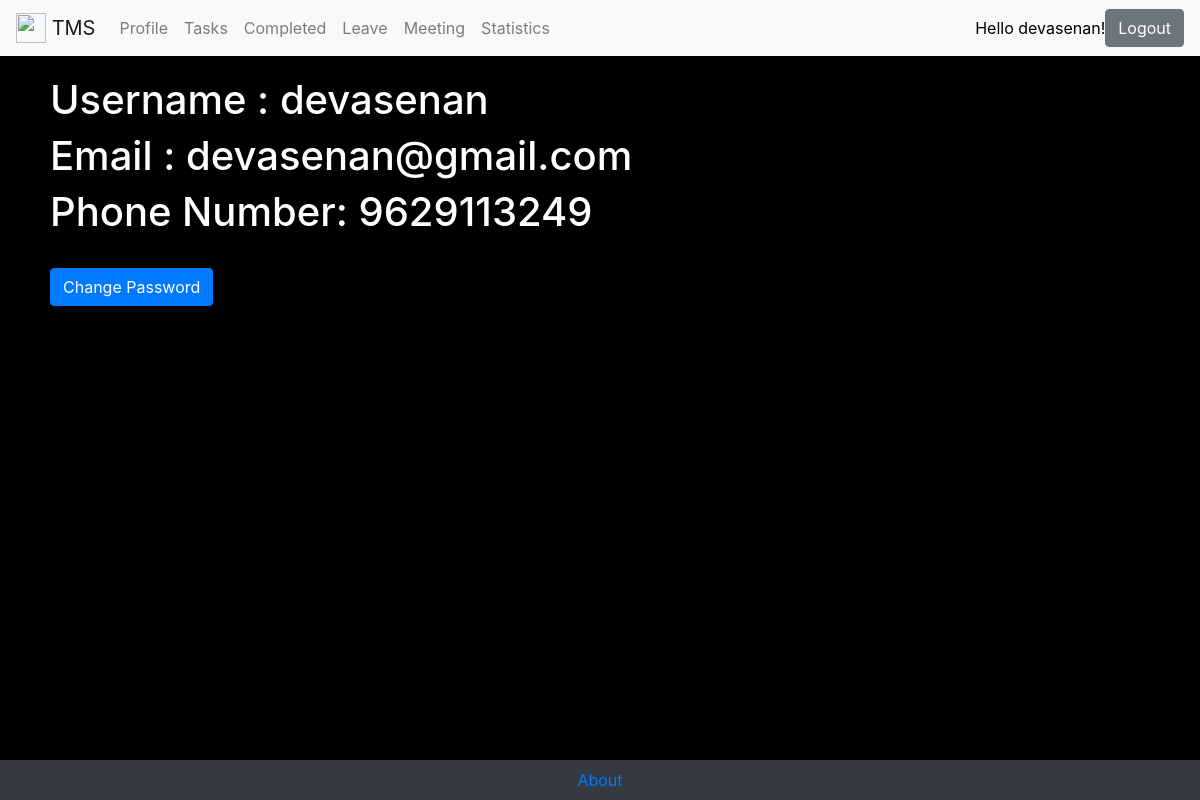
Screenshot of /task/profile (signed in) with the database file from the repository.
### register/models.py (models this page shows, shortened)
class UserAccount(AbstractBaseUser):
    email = models.EmailField(unique=True)
    username = models.CharField(max_length=150, unique=True)
    date_joined = models.DateTimeField(verbose_name='date joined', auto_now_add=True)
    last_login = models.DateTimeField(verbose_name='last login', auto_now=True)
    is_active = models.BooleanField(default=True)
    is_staff = models.BooleanField(default=False)
    is_admin = models.BooleanField(default=False)
    is_superuser = models.BooleanField(default=False)
    timestamp = models.DateTimeField(auto_now_add=True)
    phone = models.IntegerField(verbose_name='phone number', unique=True)
    USERNAME_FIELD = 'username' # this should be used to login
    REQUIRED_FIELDS = ['email', 'phone']
    objects = UserManager()

### tasks/views.py (the view)
# urls.py: path('profile', views.profile, name="profile"),
def profile(request):
    return render(request, 'tasks/profile.html')

### tasks/templates/tasks/profile.html
{% extends 'tasks/main.html' %}
{% block content %}
<h1>Username :   {{user.username}}</h1>
<h1>Email :  {{user.email}}</h1>
<h1>Phone Number: {{user.phone}}</h1><br>
<a href="{% url 'reset_password' %}"><button class="btn btn-primary">Change Password</button></a>
{% endblock %}

### tasks/templates/tasks/main.html (shortened to what this page needs)
<!doctype html>
<html lang="en">
<head>
    <link rel="stylesheet" href="https://stackpath.bootstrapcdn.com/bootstrap/4.5.0/css/bootstrap.min.css"
>
</head>
<body style="background-color: black; color: white;">
    <nav class="navbar navbar-expand-lg navbar-light bg-light" style="color:black ;">
        <a class="navbar-brand" href="{% url 'tasks:home' %}">
            <img src="*" width="30" height="30" class="d-inline-block align-top" alt=""> <span> TMS</span>
        </a>
        <div class="collapse navbar-collapse" id="navbarSupportedContent" style="color:black ;">
            <ul class="navbar-nav mr-auto">
                {% if user.is_authenticated %}
                <li class="nav-item">
                    <a class="nav-link" href="{% url 'tasks:profile' %}">Profile</a>
                </li>
                <li class="nav-item">
                    <a class="nav-link" href="{% url 'tasks:home' %}">Tasks</a>
                </li>
                <li class="nav-item">
                    <a class="nav-link" href="{% url 'tasks:completedtodos' %}">Completed</a>
                </li>
                <li class="nav-item">
                    <a class="nav-link" href="{% url 'leave:currentleave' %}">Leave</a>
                </li>
                <li class="nav-item">
                    <a class="nav-link" href="{% url 'meeting:currentmeetings' %}">Meeting</a>
                </li>
                <li class="nav-item">
                    <a class="nav-link" href="{% url 'stats:stats' %}">Statistics</a>
                </li>
            </ul>
            Hello {{user.username}}!
            <form action="{% url 'logout' %}" method="POST" class="form-inline my-2 my-lg-0">
                <button class="btn btn-secondary my-2 my-sm-0" type="submit">Logout</button>
            </form>
            {% endif %}
        </div>
    </nav>
    <div class="container" style="margin-bottom: 100px; padding: 20px;">
    {% block content %}
    {% endblock %}
    </div>
    <nav class="navbar fixed-bottom navbar-dark bg-dark justify-content-center">
        <a href="https://devasenan134.pythonanywhere.com/"> About</a>
    </nav>
</body>
</html>

### rows the page displays
UserAccount: username "devasenan", email "devasenan@gmail.com", phone "9629113249"
